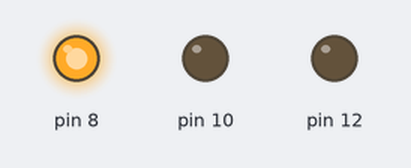
Simulated run of this sketch. Board: Arduino Uno, built with avr-gcc and run on an emulated ATmega328P. Shown: output pins drawn as LEDs (lit = HIGH).

Above: at 1.0 s.
At 2.7 s:
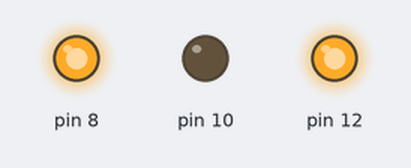
At 4.2 s:
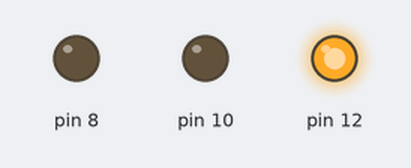
Timing chart, 0 to 6.5 s (numbered marks = the images above):
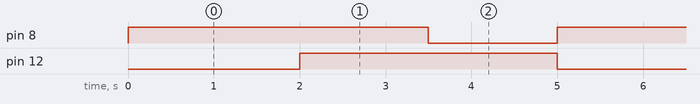

Measured:
- by itself, pin 8: alternates HIGH for 3.5 s and LOW for 1.5 s
- by itself, pin 12: alternates HIGH for 3.0 s and LOW for 2.0 s
- by itself, everything shown: repeats every 5.0 s, in 3 steps

The sketch:

code.ino
```cpp
void setup()
{
  pinMode(8, OUTPUT);
  pinMode(10, OUTPUT);
  pinMode(12, OUTPUT);
}

void loop()
{
  digitalWrite(8, 1);
  digitalWrite(10, 0);
  digitalWrite(12, 0);

  delay(2000);

  digitalWrite(8, 1);
  digitalWrite(10, 0);
  digitalWrite(12, 1);

  delay(1500);

  digitalWrite(8, 0);
  digitalWrite(10, 0);
  digitalWrite(12, 1);

  delay(1500);
}
```
